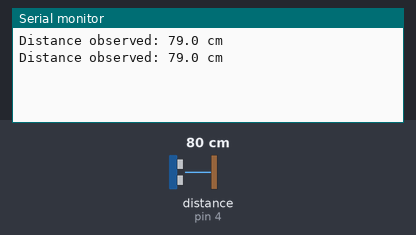
The sketch below on a simulated Arduino Uno, built with avr-gcc and run on an emulated ATmega328P. On the bench: the last lines printed to the serial monitor. Wiring (inferred from the names in the program): ultrasonic range finder: trigger pin 3; echo pin 4. The inputs (shaded band) are chosen by the test bench; at power-on: distance to the obstacle (sensor on pin 4) 80 cm. The echo pulse lasts 58.3 µs per cm.

Above: at 2.8 s.
2.9 s: distance to the obstacle (sensor on pin 4) set to 2 cm
At 5.2 s:
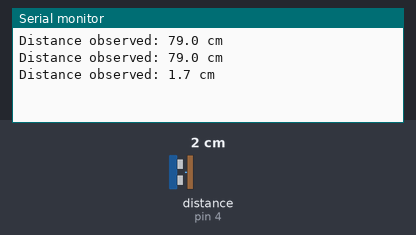
5.6 s: distance to the obstacle (sensor on pin 4) set to 4 cm
At 7.0 s:
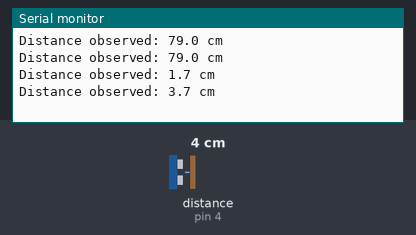
Timing chart, 0 to 8.6 s (numbered marks = the images above; inputs shaded):
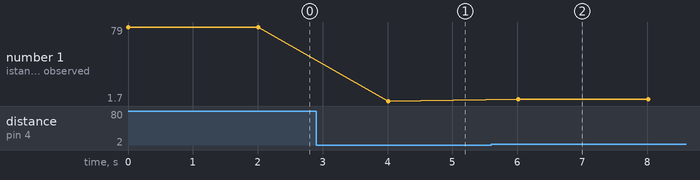

The sketch:

D-Ultrasonic_mau.ino
```cpp
#include <Wire.h>
#include <Adafruit_SSD1306.h>
#include <Adafruit_GFX.h>
#define TRIG 3
#define ECHO 4

void setup() {
  pinMode(TRIG, OUTPUT);
  pinMode(ECHO, INPUT);
  Serial.begin(9600);
}

void loop() {
  digitalWrite(TRIG, LOW);  delayMicroseconds(2);
  digitalWrite(TRIG, HIGH); delayMicroseconds(10);
  digitalWrite(TRIG, LOW);

  long echoTime = pulseIn(ECHO, HIGH);
  float dist = echoTime * 0.034 / 2;

  Serial.print("Distance observed: ");
  Serial.print(dist, 1);
  Serial.println(" cm");
  delay(2000);
}
```

Measured:
- after the input at 2.9 s, the serial monitor: prints a new line after 1.1 s (image 1)
- after the input at 5.6 s, the serial monitor: prints a new line after 0.41 s (image 2)
- plotted number 1: 79 → 1.7 after the input at 2.9 s, 1.7 → 3.7 after the input at 5.6 s
